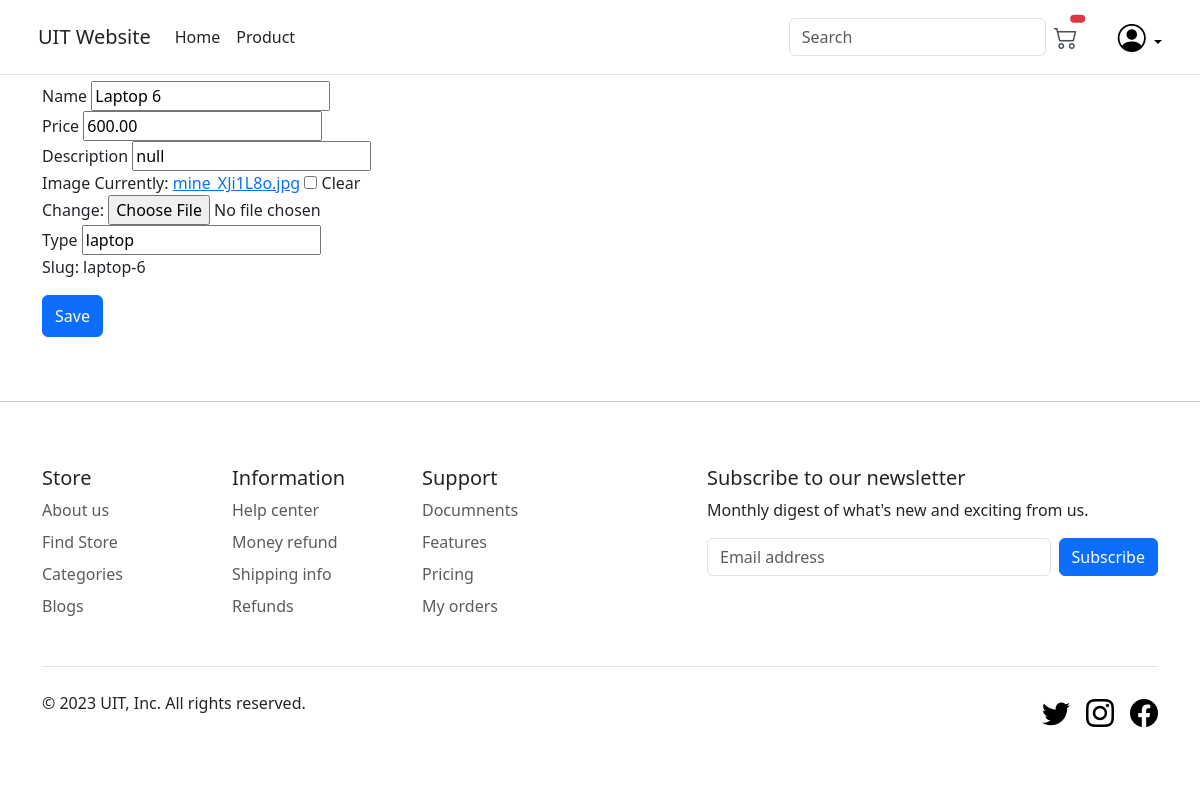
/update_product/6 (signed in), run on an earlier commit of the app's database.
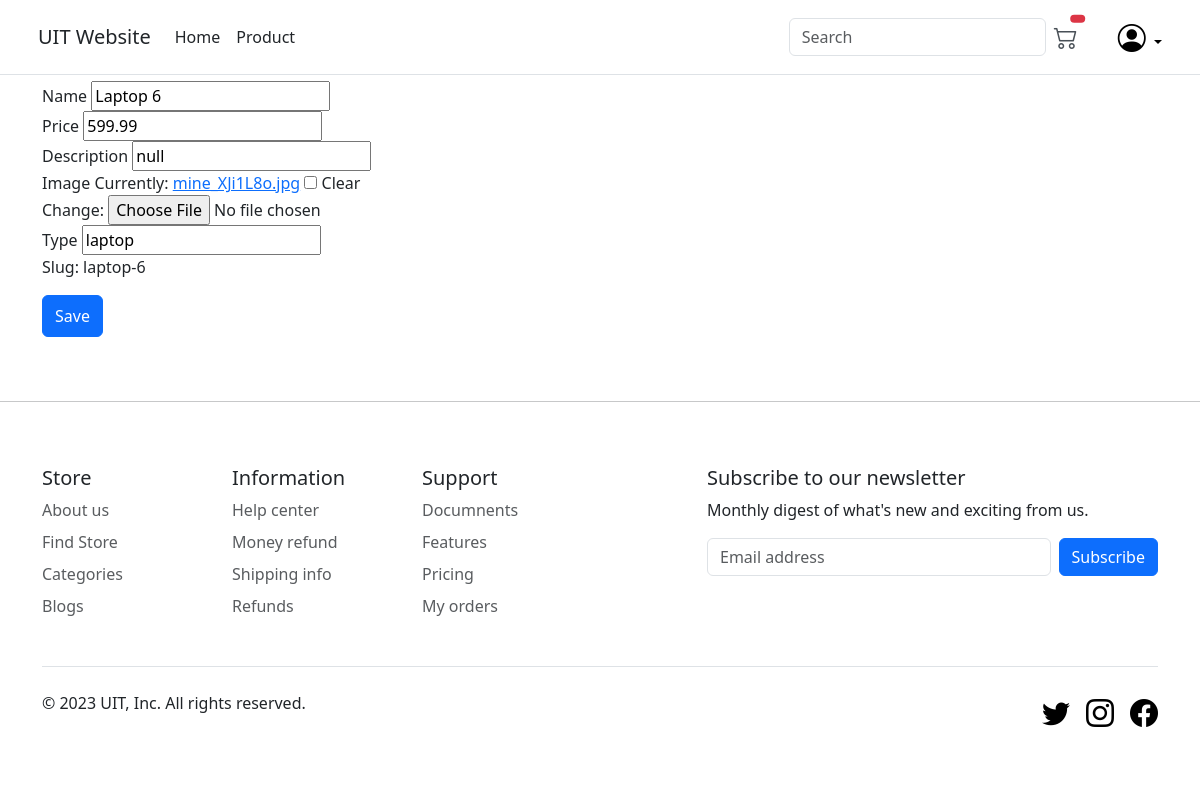
And on a later commit of the database.
### main/models.py (models this page shows, shortened)
class Product(models.Model):
    name = models.CharField(max_length=200, null=True)
    price = models.DecimalField(max_digits=9, decimal_places=2)
    description = models.CharField(max_length=1000, null=True)
    image = models.ImageField(default="", null=True, blank=True)
    type = models.CharField(max_length=200, null=True)
    slug = models.SlugField(default="", null=False, unique=True)

### main/decorators.py (the view)
        def wraper_func(request, *args, **kwargs):
            if request.user.groups.exists():
                for group in request.user.groups.all():
                    if group.name in allowed_roles:
                        return view_func(request, *args, **kwargs)
                    else:
                        return HttpResponse('You are not authorize to view this page')
            else:
                return HttpResponse('You are not authorize to view this page')

### main/forms.py
class ProductForm(ModelForm):
    class Meta:
        model = Product
        fields = ['name', 'price', 'description', 'image', 'type']

### main/views.py (called while the page is built, shortened)
@login_required(login_url='login')
@allowed_users(allowed_roles=['admin'])
def updateProduct(request, pk):  # admin update
    product = Product.objects.get(id=pk)
    form = ProductForm(instance=product)
    context = {
        'form': form,
        'slug': product.slug
    }
    return render(request, 'main/product_form.html', context)

### main/templates/main/product_form.html (shortened to what this page needs)
{% extends "main/base.html" %}
{% load static %}
{% block content %}
<form method="POST" action="" enctype="multipart/form-data">
    {{form.name.label}}
    {{form.name}}
    <br>
    {{form.price.label}}
    {{form.price}}
    <br>
    {{form.description.label}}
    {{form.description}}
    <br>
    {{form.image.label}}
    {{form.image}}
    <br>
    {{form.type.label}}
    {{form.type}}
    <br>
    <p>Slug: {{slug}}</p>
    <button class="btn btn-primary w-10 py-2" type="submit" value="Save">Save</button>
</form>
{% endblock content %}

What changed in the data, as far as the page shows it:
changed Product "laptop-6": price "600.00" → "599.99"
